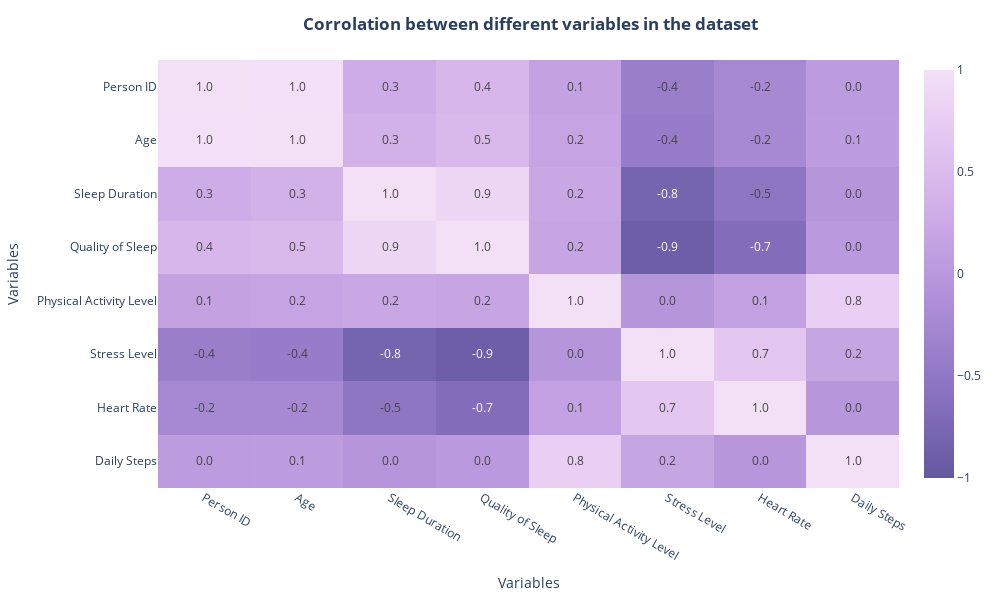

Notebook cell for this chart:
### Code cell
# Calculate correlation matrix
corr_matrix = data.corr(numeric_only=True)

# Create a mask for the upper triangle (optional, for better visualization)
mask = np.triu(np.ones_like(corr_matrix))

# Create heatmap using plotly express
fig = px.imshow(
    corr_matrix,
    text_auto='.1f',  # Format for annotations, similar to fmt=".1f"
    color_continuous_scale='Purp_r',  # Similar to seaborn default
    zmin=-1, zmax=1,  # Set range for correlation values
    aspect="auto",    # Adjust aspect ratio automatically
)

# Update layout
fig.update_layout(
    title='<b>Corrolation between different variables in the dataset<b>',
    xaxis_title='Variables',
    yaxis_title='Variables',
    height=height,
    width=width,
    title_x=0.53
)

# Display the plot
fig.show()

### Figure 1 — Plotly figure (JSON) as saved in the notebook; plotly's stock layout.template omitted (floating-point values rounded to 4 significant figures)
{"data": [{"coloraxis": "coloraxis", "hovertemplate": "x: %{x}<br>y: %{y}<br>color: %{z}<extra></extra>", "name": "0", "texttemplate": "%{z:.1f}", "type": "heatmap", "x": ["Person ID", "Age", "Sleep Duration", "Quality of Sleep", "Physical Activity Level", "Stress Level", "Heart Rate", "Daily Steps"], "xaxis": "x", "y": ["Person ID", "Age", "Sleep Duration", "Quality of Sleep", "Physical Activity Level", "Stress Level", "Heart Rate", "Daily Steps"], "yaxis": "y", "z": [[1.0, 0.9905, 0.2963, 0.4316, 0.1499, -0.3943, -0.2255, 0.04384], [0.9905, 1.0, 0.3447, 0.4737, 0.179, -0.4223, -0.2256, 0.05797], [0.2963, 0.3447, 1.0, 0.8832, 0.2124, -0.811, -0.5165, -0.03953], [0.4316, 0.4737, 0.8832, 1.0, 0.1929, -0.8988, -0.6599, 0.01679], [0.1499, 0.179, 0.2124, 0.1929, 1.0, -0.03413, 0.137, 0.7727], [-0.3943, -0.4223, -0.811, -0.8988, -0.03413, 1.0, 0.67, 0.1868], [-0.2255, -0.2256, -0.5165, -0.6599, 0.137, 0.67, 1.0, -0.03031], [0.04384, 0.05797, -0.03953, 0.01679, 0.7727, 0.1868, -0.03031, 1.0]]}], "layout": {"coloraxis": {"cmax": 1, "cmin": -1, "colorscale": [[0, "rgb(99, 88, 159)"], [0.1667, "rgb(130, 109, 186)"], [0.3333, "rgb(159, 130, 206)"], [0.5, "rgb(185, 152, 221)"], [0.6667, "rgb(209, 175, 232)"], [0.8333, "rgb(228, 199, 241)"], [1, "rgb(243, 224, 247)"]]}, "height": 600, "margin": {"t": 60}, "title": {"text": "<b>Corrolation between different variables in the dataset<b>", "x": 0.53}, "width": 1000, "xaxis": {"anchor": "y", "domain": [0, 1], "title": {"text": "Variables"}}, "yaxis": {"anchor": "x", "autorange": "reversed", "domain": [0, 1], "title": {"text": "Variables"}}}}
